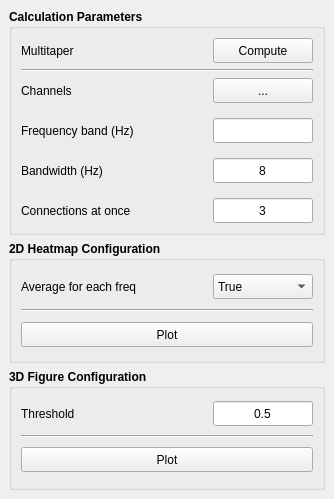
<?xml version="1.0" encoding="UTF-8"?>
<ui version="4.0">
 <class>MainWindow</class>
 <widget class="QMainWindow" name="MainWindow">
  <property name="geometry">
   <rect>
    <x>0</x>
    <y>0</y>
    <width>334</width>
    <height>499</height>
   </rect>
  </property>
  <property name="minimumSize">
   <size>
    <width>334</width>
    <height>499</height>
   </size>
  </property>
  <property name="maximumSize">
   <size>
    <width>334</width>
    <height>499</height>
   </size>
  </property>
  <property name="font">
   <font>
    <family>Ubuntu</family>
   </font>
  </property>
  <property name="windowTitle">
   <string>MainWindow</string>
  </property>
  <widget class="QWidget" name="centralwidget">
   <layout class="QVBoxLayout" name="verticalLayout_6">
    <item>
     <widget class="QGroupBox" name="groupBox">
      <property name="font">
       <font>
        <weight>75</weight>
        <bold>true</bold>
       </font>
      </property>
      <property name="title">
       <string>Calculation Parameters</string>
      </property>
      <layout class="QVBoxLayout" name="verticalLayout_3">
       <item>
        <layout class="QHBoxLayout" name="horizontalLayout_5">
         <item>
          <widget class="QLabel" name="Multitaper_method_lb">
           <property name="minimumSize">
            <size>
             <width>0</width>
             <height>25</height>
            </size>
           </property>
           <property name="maximumSize">
            <size>
             <width>16777215</width>
             <height>25</height>
            </size>
           </property>
           <property name="font">
            <font>
             <weight>50</weight>
             <bold>false</bold>
            </font>
           </property>
           <property name="text">
            <string>Multitaper</string>
           </property>
          </widget>
         </item>
         <item>
          <spacer name="horizontalSpacer_2">
           <property name="orientation">
            <enum>Qt::Horizontal</enum>
           </property>
           <property name="sizeHint" stdset="0">
            <size>
             <width>40</width>
             <height>20</height>
            </size>
           </property>
          </spacer>
         </item>
         <item>
          <widget class="QPushButton" name="_compute_btn">
           <property name="minimumSize">
            <size>
             <width>100</width>
             <height>25</height>
            </size>
           </property>
           <property name="maximumSize">
            <size>
             <width>100</width>
             <height>25</height>
            </size>
           </property>
           <property name="font">
            <font>
             <weight>50</weight>
             <bold>false</bold>
            </font>
           </property>
           <property name="text">
            <string>Compute</string>
           </property>
           <property name="shortcut">
            <string>Return</string>
           </property>
          </widget>
         </item>
        </layout>
       </item>
       <item>
        <widget class="Line" name="line">
         <property name="orientation">
          <enum>Qt::Horizontal</enum>
         </property>
        </widget>
       </item>
       <item>
        <layout class="QHBoxLayout" name="horizontalLayout">
         <property name="spacing">
          <number>35</number>
         </property>
         <item>
          <layout class="QVBoxLayout" name="verticalLayout_2">
           <property name="spacing">
            <number>15</number>
           </property>
           <item>
            <widget class="QLabel" name="_chan_lb">
             <property name="minimumSize">
              <size>
               <width>100</width>
               <height>25</height>
              </size>
             </property>
             <property name="maximumSize">
              <size>
               <width>100</width>
               <height>25</height>
              </size>
             </property>
             <property name="font">
              <font>
               <family>Ubuntu</family>
               <pointsize>9</pointsize>
               <weight>50</weight>
               <italic>false</italic>
               <bold>false</bold>
              </font>
             </property>
             <property name="text">
              <string>Channels</string>
             </property>
            </widget>
           </item>
           <item>
            <widget class="QLabel" name="_freq_band_lb">
             <property name="minimumSize">
              <size>
               <width>0</width>
               <height>25</height>
              </size>
             </property>
             <property name="maximumSize">
              <size>
               <width>16777215</width>
               <height>25</height>
              </size>
             </property>
             <property name="font">
              <font>
               <weight>50</weight>
               <bold>false</bold>
              </font>
             </property>
             <property name="text">
              <string>Frequency band (Hz)</string>
             </property>
            </widget>
           </item>
           <item>
            <widget class="QLabel" name="_bandwidth_lb">
             <property name="minimumSize">
              <size>
               <width>100</width>
               <height>25</height>
              </size>
             </property>
             <property name="maximumSize">
              <size>
               <width>200</width>
               <height>25</height>
              </size>
             </property>
             <property name="font">
              <font>
               <family>Ubuntu</family>
               <pointsize>9</pointsize>
               <weight>50</weight>
               <italic>false</italic>
               <bold>false</bold>
              </font>
             </property>
             <property name="text">
              <string>Bandwidth (Hz)</string>
             </property>
            </widget>
           </item>
           <item>
            <widget class="QLabel" name="_chan_lb_2">
             <property name="minimumSize">
              <size>
               <width>100</width>
               <height>25</height>
              </size>
             </property>
             <property name="maximumSize">
              <size>
               <width>2000</width>
               <height>25</height>
              </size>
             </property>
             <property name="font">
              <font>
               <family>Ubuntu</family>
               <pointsize>9</pointsize>
               <weight>50</weight>
               <italic>false</italic>
               <bold>false</bold>
              </font>
             </property>
             <property name="text">
              <string>Connections at once</string>
             </property>
            </widget>
           </item>
          </layout>
         </item>
         <item>
          <layout class="QVBoxLayout" name="verticalLayout">
           <property name="spacing">
            <number>15</number>
           </property>
           <item>
            <widget class="QToolButton" name="_select_chan_btn">
             <property name="minimumSize">
              <size>
               <width>100</width>
               <height>25</height>
              </size>
             </property>
             <property name="maximumSize">
              <size>
               <width>100</width>
               <height>25</height>
              </size>
             </property>
             <property name="font">
              <font>
               <weight>50</weight>
               <bold>false</bold>
              </font>
             </property>
             <property name="text">
              <string>...</string>
             </property>
            </widget>
           </item>
           <item>
            <widget class="QLineEdit" name="_freq_band_le">
             <property name="minimumSize">
              <size>
               <width>100</width>
               <height>25</height>
              </size>
             </property>
             <property name="maximumSize">
              <size>
               <width>100</width>
               <height>25</height>
              </size>
             </property>
             <property name="font">
              <font>
               <weight>50</weight>
               <bold>false</bold>
              </font>
             </property>
             <property name="focusPolicy">
              <enum>Qt::ClickFocus</enum>
             </property>
             <property name="alignment">
              <set>Qt::AlignCenter</set>
             </property>
            </widget>
           </item>
           <item>
            <widget class="QLineEdit" name="_bandwidth_le">
             <property name="minimumSize">
              <size>
               <width>100</width>
               <height>25</height>
              </size>
             </property>
             <property name="maximumSize">
              <size>
               <width>100</width>
               <height>25</height>
              </size>
             </property>
             <property name="font">
              <font>
               <weight>50</weight>
               <bold>false</bold>
              </font>
             </property>
             <property name="focusPolicy">
              <enum>Qt::ClickFocus</enum>
             </property>
             <property name="text">
              <string>8</string>
             </property>
             <property name="alignment">
              <set>Qt::AlignCenter</set>
             </property>
            </widget>
           </item>
           <item>
            <widget class="QLineEdit" name="_njobs_le_2">
             <property name="minimumSize">
              <size>
               <width>100</width>
               <height>25</height>
              </size>
             </property>
             <property name="maximumSize">
              <size>
               <width>100</width>
               <height>25</height>
              </size>
             </property>
             <property name="font">
              <font>
               <weight>50</weight>
               <bold>false</bold>
              </font>
             </property>
             <property name="focusPolicy">
              <enum>Qt::ClickFocus</enum>
             </property>
             <property name="text">
              <string>3</string>
             </property>
             <property name="alignment">
              <set>Qt::AlignCenter</set>
             </property>
            </widget>
           </item>
          </layout>
         </item>
        </layout>
       </item>
      </layout>
     </widget>
    </item>
    <item>
     <widget class="QGroupBox" name="groupBox_2">
      <property name="font">
       <font>
        <weight>75</weight>
        <bold>true</bold>
       </font>
      </property>
      <property name="title">
       <string>2D Heatmap Configuration</string>
      </property>
      <layout class="QVBoxLayout" name="verticalLayout_4">
       <item>
        <layout class="QHBoxLayout" name="horizontalLayout_2">
         <property name="spacing">
          <number>35</number>
         </property>
         <item>
          <widget class="QLabel" name="_chan_lb_3">
           <property name="minimumSize">
            <size>
             <width>0</width>
             <height>25</height>
            </size>
           </property>
           <property name="maximumSize">
            <size>
             <width>300</width>
             <height>25</height>
            </size>
           </property>
           <property name="font">
            <font>
             <family>Ubuntu</family>
             <pointsize>9</pointsize>
             <weight>50</weight>
             <italic>false</italic>
             <bold>false</bold>
            </font>
           </property>
           <property name="text">
            <string>Average for each freq</string>
           </property>
          </widget>
         </item>
         <item>
          <widget class="QComboBox" name="_fig_log_cbx">
           <property name="minimumSize">
            <size>
             <width>100</width>
             <height>25</height>
            </size>
           </property>
           <property name="maximumSize">
            <size>
             <width>100</width>
             <height>25</height>
            </size>
           </property>
           <property name="font">
            <font>
             <weight>50</weight>
             <bold>false</bold>
            </font>
           </property>
           <item>
            <property name="text">
             <string>True</string>
            </property>
           </item>
           <item>
            <property name="text">
             <string>False</string>
            </property>
           </item>
          </widget>
         </item>
        </layout>
       </item>
       <item>
        <widget class="Line" name="line_2">
         <property name="orientation">
          <enum>Qt::Horizontal</enum>
         </property>
        </widget>
       </item>
       <item>
        <widget class="QPushButton" name="_plot_2d_btn">
         <property name="minimumSize">
          <size>
           <width>120</width>
           <height>25</height>
          </size>
         </property>
         <property name="maximumSize">
          <size>
           <width>500</width>
           <height>25</height>
          </size>
         </property>
         <property name="font">
          <font>
           <weight>50</weight>
           <bold>false</bold>
          </font>
         </property>
         <property name="text">
          <string>Plot</string>
         </property>
        </widget>
       </item>
      </layout>
     </widget>
    </item>
    <item>
     <widget class="QGroupBox" name="groupBox_3">
      <property name="font">
       <font>
        <weight>75</weight>
        <bold>true</bold>
       </font>
      </property>
      <property name="title">
       <string>3D Figure Configuration</string>
      </property>
      <layout class="QVBoxLayout" name="verticalLayout_5">
       <item>
        <layout class="QHBoxLayout" name="horizontalLayout_3">
         <property name="spacing">
          <number>35</number>
         </property>
         <item>
          <widget class="QLabel" name="_chan_lb_4">
           <property name="minimumSize">
            <size>
             <width>0</width>
             <height>25</height>
            </size>
           </property>
           <property name="maximumSize">
            <size>
             <width>300</width>
             <height>25</height>
            </size>
           </property>
           <property name="font">
            <font>
             <family>Ubuntu</family>
             <pointsize>9</pointsize>
             <weight>50</weight>
             <italic>false</italic>
             <bold>false</bold>
            </font>
           </property>
           <property name="text">
            <string>Threshold</string>
           </property>
          </widget>
         </item>
         <item>
          <widget class="QLineEdit" name="_freq_band_le_2">
           <property name="minimumSize">
            <size>
             <width>100</width>
             <height>25</height>
            </size>
           </property>
           <property name="maximumSize">
            <size>
             <width>100</width>
             <height>25</height>
            </size>
           </property>
           <property name="font">
            <font>
             <weight>50</weight>
             <bold>false</bold>
            </font>
           </property>
           <property name="focusPolicy">
            <enum>Qt::ClickFocus</enum>
           </property>
           <property name="text">
            <string>0.5</string>
           </property>
           <property name="alignment">
            <set>Qt::AlignCenter</set>
           </property>
          </widget>
         </item>
        </layout>
       </item>
       <item>
        <widget class="Line" name="line_3">
         <property name="orientation">
          <enum>Qt::Horizontal</enum>
         </property>
        </widget>
       </item>
       <item>
        <widget class="QPushButton" name="_plot_3d_btn">
         <property name="minimumSize">
          <size>
           <width>120</width>
           <height>25</height>
          </size>
         </property>
         <property name="maximumSize">
          <size>
           <width>500</width>
           <height>25</height>
          </size>
         </property>
         <property name="font">
          <font>
           <weight>50</weight>
           <bold>false</bold>
          </font>
         </property>
         <property name="text">
          <string>Plot</string>
         </property>
        </widget>
       </item>
      </layout>
     </widget>
    </item>
   </layout>
  </widget>
 </widget>
 <resources/>
 <connections/>
</ui>
